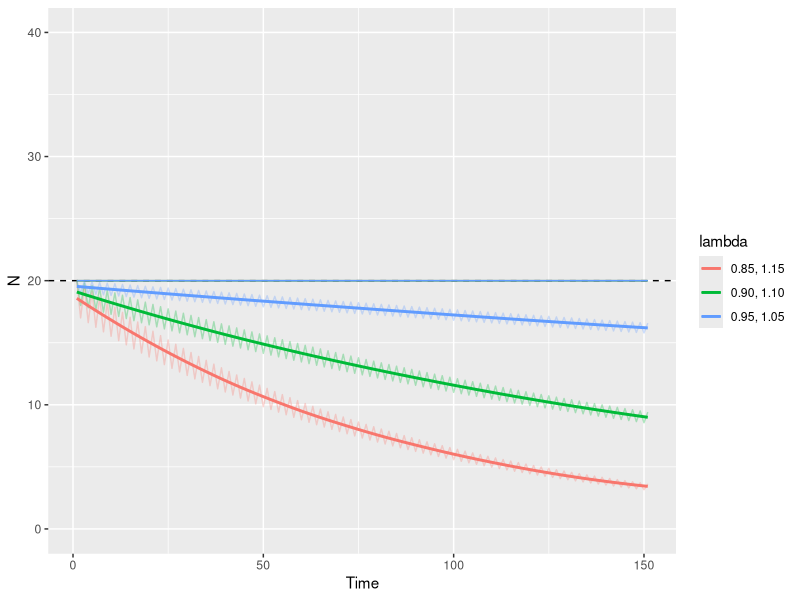
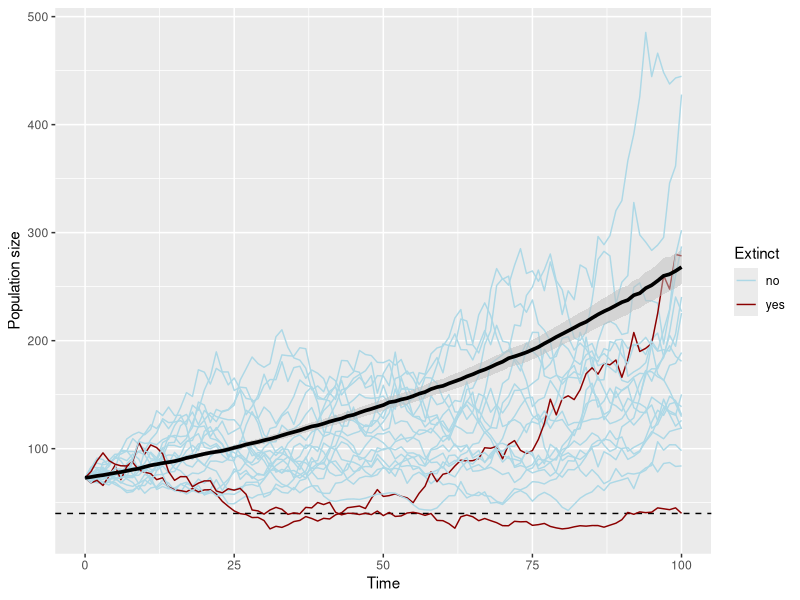

Reproduce these figures in R, in order.

library(tidyverse)

# 1 - Geometric mean vs. arithmetic mean

# Function to estimate growth over time with an alternating high/low growth rate
stoch_growth <- function(N0, t, growth_high, growth_low) {
  
  # Create population size vector, empty except for the starting size
  pop_sizes <- vector(mode = "numeric", length = t + 1)
  pop_sizes[1] <- N0
  
  # Create a vector of alternating high and low lambda of the same length
  lamb_vec <- rep(c(growth_high, growth_low), length.out = length(pop_sizes))
  
  # Recursively calculate the next population size in the time step
  for(i in 2:length(pop_sizes)) {
    Nt <- pop_sizes[i-1]*lamb_vec[i]
    pop_sizes[i] <- Nt
  }
  
  # Create a tibble with Time and Population size
  pop_df <- tibble(
    Time = 1:(t+1),
    N = pop_sizes
  )
  return(pop_df)
  
}

# Create three population tables with different alternating growth rates
# lambda = 0.95, 1.05
Nt1 <- stoch_growth(N0 = 20, t = 150, growth_high = 1.05, growth_low = 0.95) %>%
  mutate(lambda = "0.95, 1.05",
         mean_lambda = mean(c(0.95, 1.05))*20)
# lambda = 0.90, 1.10
Nt2 <- stoch_growth(N0 = 20, t = 150, growth_high = 1.10, growth_low = 0.90) %>%
  mutate(lambda = "0.90, 1.10",
         mean_lambda = mean(c(0.90, 1.10))*20)
# lambda = 0.85, 1.15
Nt3 <- stoch_growth(N0 = 20, t = 150, growth_high = 1.15, growth_low = 0.85) %>%
  mutate(lambda = "0.85, 1.15",
         mean_lambda = mean(c(0.85, 1.15))*20)

# Plot the population trajectories
bind_rows(Nt1, Nt2, Nt3) %>%
ggplot(aes(x = Time, y = N, colour = lambda)) +
  geom_hline(yintercept = 20, linetype = "dashed") +
  geom_line(aes(y = mean_lambda)) +
  geom_line(alpha = 0.3) +
  geom_smooth(se = F) + 
  ylim(0, 40)

# 2 - Monte Carlo simulations

# Function to simulate population trajectories

sim_pop_mc <- function(N0, mu, sigma, tmax, qextinct, times) {
  
  # Set initial iteration
  iteration <- 1
  
  repeat {
    
    # Break the loop if we hit the maximum number of iterations
    if(iteration > times) break
    
    # Create a vector for years 0 to max time
    years <- 0:tmax
    
    # Create an empty numeric vector to hold the Nts
    Nti <- numeric(length = length(years))
    
    # Randomly draw an rmax from the probability distribution
    rt <- rnorm(n = length(years), mean = mu, sd = sigma)
    
    # Set the initial population size to N0
    Nti[1] <- N0
    
    # Simulate forward in time using the random rts
    for(i in 2:length(years)) Nti[i] <- exp(rt[i-1]) * Nti[i-1]
    
    # Create a table for the simulation
    Nti_sim <- tibble(Year = years, Nt = Nti, Simulation = iteration) %>%
      # Add column to specify whether the population exceeded the extinction threshold
      mutate(Extinct = ifelse(any(Nt < qextinct), "yes", "no"))
    
    # Bind the simulations together, starting with just Nti if initial iteration
    if(iteration == 1) Nt_sim <- Nti_sim
    if(iteration > 1) Nt_sim <- bind_rows(Nt_sim, Nti_sim)
    
    iteration <- iteration + 1
    
  }
  
  return(Nt_sim)
  
}

# Set the extinction threshold
extinct <- 40

# Set parameters of simulation and run
sim_pops <- sim_pop_mc(mu = 0.01, sigma = 0.08, 
                       N0 = 73, tmax = 100, qextinct = extinct, times = 1000)

# Subset 20 simulations for plotting
sim_pops_subset <- sim_pops %>%
  filter(Simulation <= 20)

# Calculate the mean and confidence interval of the simulations
sim_pops_mean <- sim_pops %>%
  group_by(Year) %>%
  summarize(Mean_Nt = mean(Nt),
            Lower_Nt = mean(Nt) - (sd(Nt)/sqrt(length(Nt)))*1.96,
            Upper_Nt = mean(Nt) + (sd(Nt)/sqrt(length(Nt)))*1.96)

# Plot the simulations
ggplot() +
  geom_hline(yintercept = extinct, linetype = "dashed") +
  geom_line(data = sim_pops_subset, linewidth = 0.5,
            aes(x = Year, y = Nt, group = Simulation, colour = Extinct)) +
  geom_ribbon(data = sim_pops_mean, fill = "grey", alpha = 0.5,
              aes(x = Year, ymin = Lower_Nt, ymax = Upper_Nt)) +
  geom_line(data = sim_pops_mean, colour = "black", linewidth = 1.25,
            aes(x = Year, y = Mean_Nt)) +
  scale_colour_manual(values = c("lightblue", "darkred")) +
  labs(y = "Population size", x = "Time")

# Calculate the proportion of times the population drops below the threshold
cat("There is a ", 
    sum(sim_pops$Extinct == "yes")/nrow(sim_pops)*100, 
    "% chance the population will be extinct within 100 years.")
